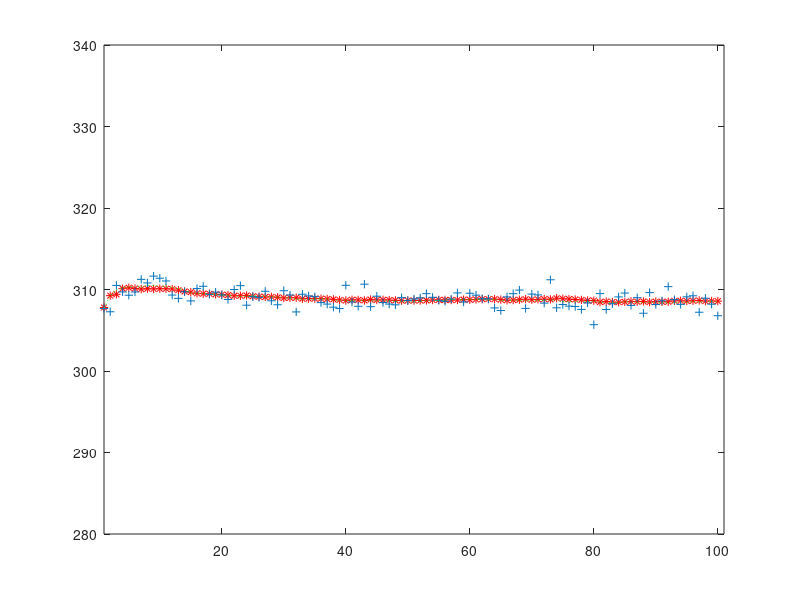

This chart was generated by the following MATLAB code: (Note: this script raises an error after producing the figure.)
clear;clc

M1=10;
M2=20;
m1=0.947;
cp1=4.18;
m2=1.25;
cp2=1.9;
k=1/(1/0.85+1/1.7);
k=0.6;
s=11.511;

dt=1;
N=100;

%====================================================================
A=[1-(m1*cp1+k*s)*dt/(M1*cp1)  k*s*dt/(M1*cp1)
      k*s*dt/(M2*cp2)     1-(m2*cp2+k*s)*dt/(M2*cp2)];
  
B=[m1*cp1*dt/(M1*cp1)   0
      0    m2*cp2*dt/(M2*cp2)];
  
x(:,1)=[305
      330];
u=[290
   350];

H=[1 0
   0 1];

I=[1 0
   0 1];  
 
O = zeros(2,2);

%==========================================================================
%get the state matrix
%[Uw_k      1      0                         0                     0                            0  0  0  0
% Ub_k   =  0      1                         0                     0                            0  0  0  0
% Tow_k     m1*cp1 0                   1-(m1*cp1+k*s)*dt/(M1*cp1)  k*s*dt/(M1*cp1)              0  0  0  0
% Tob_k     0      m2*cp2*dt/(M2*cp2)  k*s*dt/(M2*cp2)             1-(m2*cp2+k*s)*dt/(M2*cp2)   0  0  0  0
% beta_wk   0      0                         0                     0                            1  0  0  0
% beta_bk   0      0                         0                     0                            0  1  0  0
% beta_o1k  0      0                         0                     0                            0  0  1  0
% beta_02k  0      0                         0                     0                            0  0  0  1
%]

A_star=[1                    0                         0                     0                            0  0  0  0;
        0                    1                         0                     0                            0  0  0  0;
        m1*cp1*dt/(M1*cp1)   0                   1-(m1*cp1+k*s)*dt/(M1*cp1)  k*s*dt/(M1*cp1)              0  0  0  0;
        0                    m2*cp2*dt/(M2*cp2)  k*s*dt/(M2*cp2)             1-(m2*cp2+k*s)*dt/(M2*cp2)   0  0  0  0;
        0                    0                         0                     0                            1  0  0  0;
        0                    0                         0                     0                            0  1  0  0;
        0                    0                         0                     0                            0  0  1  0;
        0                    0                         0                     0                            0  0  0  1
        ];

    
    
%=================================================================    
Active_GE_pos=zeros(1,4);                                   
%chose which instrrument has the active gross error         

%----------|
pos=[];   %|
%----------|

if (~isempty(pos))
    for j=1:length(pos)
       Active_GE_pos(j)=1; 
    end  
end
%=================================================================

H_star=[eye(4),diag(Active_GE_pos)];%this means no gross error.


Q_state=0.002*eye(4);%where [290,350,305,330] is the true value

w_state=sqrt(Q_state)*randn(4,N);

RY=diag([0.7,0.58,0.61,0.66])%5*eye(4);
V=sqrt(RY)*randn(4,N);
%===========get the random walk data=======================
%w_betat~N(0,Q_beta)
%suppose that N=50 and the covariance is supposed 3sigma~10sigma gross
%error

%-----------------
Q_beta=5*Q_state;
w_beta=sqrt(Q_beta)*randn(4,N);
%-----------------
W=[w_state;w_beta];
%-----------------
X_state=zeros(8,N+1);
Y_measure=zeros(4,N+1);
%the initial value
Tin_1=290;
Tin_2=350;
To_1=305;
To_2=330;
beta_in1=5;
beta_in2=5;
beta_ot1=5;
beta_ot2=5;

X_state(:,1)=[Tin_1; Tin_2; To_1; To_2; beta_in1; beta_in2; beta_ot1; beta_ot2];
Y_measure(:,1)=[Tin_1; Tin_2;To_1; To_2];
X_true=zeros(8,N+1);
%get the measure of every sample time.
for i=2:N+1
    X_true(:,i)=A_star*X_state(:,i-1);
    X_state(:,i)=A_star*X_state(:,i-1)+W(i-1);
    Y_measure(:,i)=H_star*X_state(:,i)+V(i);
end
X_true(:,1)=[];
X_state(:,1)=[];
Y_measure(:,1)=[];
%|-------------------------------------------------|
%|Y_measure also should be -betas(the static gross)|
%|Y_mea_mins_staG                                  |
%|-------------------------------------------------|


%===========================================================================
%the process of Kalman Filter.

M_a=diag(Active_GE_pos);
%============================
Kerr=100;                     %=actually I dont know how to choose the Kerr
%============================
RY_a=(Kerr-1)*M_a*RY+RY;

X_star=zeros(8,N);
K_a=zeros(8,4*(N+1));

I_p=eye(8);
Q_a=diag([diag(Q_state)',diag(Q_beta)']);

X_star(:,1)=X_state(:,1);
P_t_min_1=cov(X_state');
%==========================================================================
%the main part of kalman filter!
for t=2:N
    %start from the 2nd

    S_t=H_star*(A_star*P_t_min_1*A_star'+Q_a)*H_star'+RY_a;
   
    K_a(:,4*t-3:4*t  )=(A_star*P_t_min_1*A_star'+Q_a)*H_star'*inv(S_t);
    
    X_star(:,t)=A_star*X_star(:,t-1)+K_a(:,4*t-3:4*t )*(Y_measure(:,t-1)-H_star*A_star*X_star(:,t-1));
    P_t=(I_p-K_a(:,4*t-3:4*t  )*H_star)*(A_star*P_t_min_1*A_star'+Q_a);
    
    P_t_min_1=P_t; 
end
    %=================================================
    K_a(:,4*N+1:4*(N+1))=(A_star*P_t_min_1*A_star'+Q_a)*H_star'*inv(S_t);
%==========================================================================
%show the figure after Kalman Filter.
plot(1:N,X_star(3,:),'*r')
hold on 
plot(1:N,Y_measure(3,:),'+')
hold on
% plot(1:N,X_state(3,:),'k:')
% hold on
plot(1:N,X_true(3,:),'g:')
hold off
axis([1,101,280,340])

%===========================================================================
%after get the //STANDARD RESIDUAL ERROR//  


%---------------------|
beta_s=0 ;           %| it also should be a matrix(4,1)
%---------------------|

delta_Rt=zeros(4,N);
Sigma_rt=zeros(4,4*N);
Z=zeros(4,N);
for t=1:N
    delta_Rt(:,t)=Y_measure(:,t)-beta_s-H_star*X_star(:,t);
    
%============================================================================ 
    K_a(:,4*t+1:4*(t+1));
    %get the covriance matrix of delta_Rt
    K_R=eye(4)-H_star*K_a(:,4*t+1:4*(t+1));
    K_Q=H_star*(eye(8)-K_a(:,4*t+1:4*(t+1))*H_star);
    Sigma_rt(:,4*t-3:4*t)= K_R*RY_a*K_R'+K_Q*(A_star*P_t_min_1*A_star'+Q_a)*K_Q';
    [U S V]=svd(Sigma_rt(:,4*t-3:4*t));
    Z(:,t)=(U*S^(0.5)*V)\delta_Rt(:,t);
end



%==========================================================================
%==========================================================================
%DATA COLLECTION BY FILTERING RESIDUAL ERROR

D_ii=zeros(4,N);
for i=1:N
    D_ii(:,i)=diag(Sigma_rt(:,4*i-3:4*i));

end

%=================================================
%%%%%%%%%%%%EWMAF
Z_tip_beta=zeros(4,N);

P_z_t=zeros(4,4*N+4);
K_EWMAF=zeros(4,4*N+4);
I=eye(4);   

%=============================
%the initial
Z_tip_beta(:,1)=Z(:,1);
P_z_t(:,5:8)=0.5*eye(4);
P_z=cov(Z');
Q_z=0.05*eye(4);
for i=2:N
    
    K_EWMAF(:,4*i-3:4*i )=(P_z_t(:,4*i-3:4*i )+Q_z)/(P_z_t(:,4*i-3:4*i )+Q_z+I);
    
    Z_tip_beta(:,i)=Z_tip_beta(:,i-1)+ K_EWMAF(:,4*i-3:4*i )*(Z(:,i)-Z_tip_beta(:,i-1));
    
    P_z_t(:,4*i+1:4*i+4)=(I-K_EWMAF(:,4*i-3:4*i ))*(P_z_t(:,4*i-3:4*i )+Q_z);
   
end

%=====================================================
%get univariable statistics
sqr_sigma_0 =zeros(4,N);%every row is the diag value

for i=1:N
    sqr_sigma_0(:,i)=diag(P_z_t(:,4*i+1:4*i+4));%the row represent one variable N:the time
end

%get the sigma_one
%1.cal the MSE of every instrument
tempsum=zeros(4,1);
MSE=zeros(4,1);
prediected=H_star*X_star;
for i=1:4

    for j=1:N
        tempsum(i,1)=((prediected(i,j)-Y_measure(i,j))^0.5);
    end
    MSE(i,1)=tempsum(i,1)/N;
end

%2.cal sigma_beta_zero_s vector
sigma_beta_zero_s_vector=zeros(4,N)
for t=1:N
    [U S V]=svd(Sigma_rt(:,4*t-3:4*t));
    sigma_beta_zero_s_vector(:,t)=(U*S^(0.5)*V)\(diag(MSE))^0.5*eye(4,1);
    %readme:
    %the column of sigma_beta_zero_s_vector is the value of every sample
    %time.
    %in one cloumn, every row means one instrument
end


%3.cal sigma_one
sigma_one=zeros(4,N);
for i=1:N
    for j=1:4
        a=(sigma_beta_zero_s_vector(j,i))^2;
        b=(sqr_sigma_0(j,i))^2;
        sigma_one(j,i)=(a+b)^(1/2);
    end
end

%===========================================================|
%this is used to see whether the simga_rt is positive or not|
count=0;                                                   %|
for j=1:N                                                  %|
    [t ccc]=zddc(Sigma_rt(:,4*j-3:4*j));                   %|
    count=count+ccc;                                       %|
end                                                        %|
%===========================================================|


%=====================================================================================
%get the cut-off Z-value

%1. get the cutoff gross error: beta_cutoff

%=================================
%so define the beta_cutoff value!|
infinte=100;                    %|
beta_cut_off=5*ones(4,1);       %| 
%=================================
Z_cutoff=Sigma_rt(:,infinte);


%========================================================================================

%the part of HMM

%1.cal
